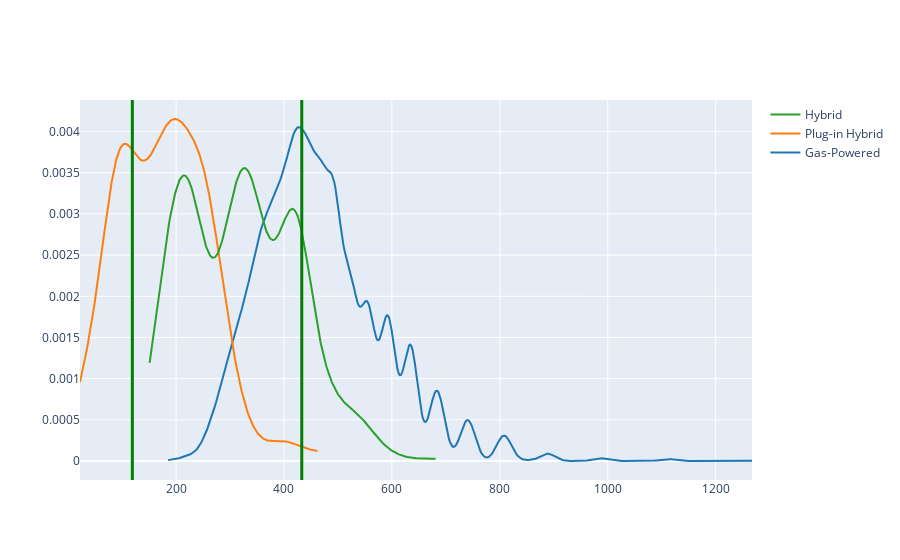

Notebook code for this chart:
### Code cell
import plotly.figure_factory as ff

hist_data = [ice['co2TailpipeGpm'], phev['co2TailpipeGpm'], hybrids['co2TailpipeGpm']]
group_labels = ['Gas-Powered', 'Plug-in Hybrid', 'Hybrid']
fig = ff.create_distplot(hist_data, group_labels, show_hist=False, show_rug=False)
fig.add_vline(x=co2_car2, line_width=3, line_color='green')
fig.add_vline(x=co2_car3, line_width=3, line_color='green')
fig.show()

### Figure 1 — Plotly figure (JSON) as saved in the notebook; plotly's stock layout.template omitted (floating-point values rounded to 4 significant figures; data arrays with more than 128 entries replaced by an {"elided": "..."} marker saying what was removed)
{"data": [{"legendgroup": "Gas-Powered", "marker": {"color": "rgb(31, 119, 180)"}, "mode": "lines", "name": "Gas-Powered", "showlegend": true, "type": "scatter", "x": {"elided": "500 float values"}, "xaxis": "x", "y": {"elided": "500 float values"}, "yaxis": "y"}, {"legendgroup": "Plug-in Hybrid", "marker": {"color": "rgb(255, 127, 14)"}, "mode": "lines", "name": "Plug-in Hybrid", "showlegend": true, "type": "scatter", "x": {"elided": "500 float values"}, "xaxis": "x", "y": {"elided": "500 float values"}, "yaxis": "y"}, {"legendgroup": "Hybrid", "marker": {"color": "rgb(44, 160, 44)"}, "mode": "lines", "name": "Hybrid", "showlegend": true, "type": "scatter", "x": {"elided": "500 float values"}, "xaxis": "x", "y": {"elided": "500 float values"}, "yaxis": "y"}], "layout": {"autosize": true, "barmode": "overlay", "hovermode": "closest", "legend": {"traceorder": "reversed"}, "shapes": [{"line": {"color": "green", "width": 3}, "type": "line", "x0": 433, "x1": 433, "xref": "x", "y0": 0, "y1": 1, "yref": "y domain"}, {"line": {"color": "green", "width": 3}, "type": "line", "x0": 119, "x1": 119, "xref": "x", "y0": 0, "y1": 1, "yref": "y domain"}], "xaxis": {"anchor": "y2", "autorange": true, "domain": [0, 1], "range": [22, 1267.0], "type": "linear", "zeroline": false}, "yaxis": {"anchor": "free", "autorange": true, "domain": [0, 1], "position": 0, "range": [-0.0002307, 0.004384], "type": "linear"}}}
